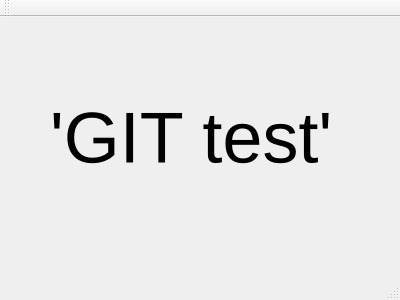
<?xml version="1.0" encoding="UTF-8"?>
<ui version="4.0">
 <class>MainWindow</class>
 <widget class="QMainWindow" name="MainWindow">
  <property name="geometry">
   <rect>
    <x>0</x>
    <y>0</y>
    <width>400</width>
    <height>300</height>
   </rect>
  </property>
  <property name="windowTitle">
   <string>MainWindow</string>
  </property>
  <widget class="QWidget" name="centralWidget">
   <widget class="QLabel" name="label">
    <property name="geometry">
     <rect>
      <x>50</x>
      <y>60</y>
      <width>301</width>
      <height>121</height>
     </rect>
    </property>
    <property name="font">
     <font>
      <pointsize>54</pointsize>
     </font>
    </property>
    <property name="text">
     <string>'GIT test'</string>
    </property>
   </widget>
  </widget>
  <widget class="QMenuBar" name="menuBar">
   <property name="geometry">
    <rect>
     <x>0</x>
     <y>0</y>
     <width>400</width>
     <height>21</height>
    </rect>
   </property>
  </widget>
  <widget class="QToolBar" name="mainToolBar">
   <attribute name="toolBarArea">
    <enum>TopToolBarArea</enum>
   </attribute>
   <attribute name="toolBarBreak">
    <bool>false</bool>
   </attribute>
  </widget>
  <widget class="QStatusBar" name="statusBar"/>
 </widget>
 <layoutdefault spacing="6" margin="11"/>
 <resources/>
 <connections/>
</ui>
